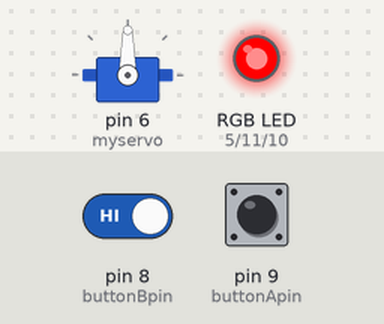
Bench run of a sketch on a simulated Arduino Uno, built with avr-gcc and run on an emulated ATmega328P. Parts: servo, an RGB LED mixed from three pins (HIGH = lit). Inputs (shaded band) come from the test bench; at power-on: pin 9 (buttonApin) HIGH, pin 8 (buttonBpin) HIGH.

Above: at 1.2 s.
1.3 s: pin 9 (buttonApin) pulled LOW for 0.15 s
At 1.75 s:
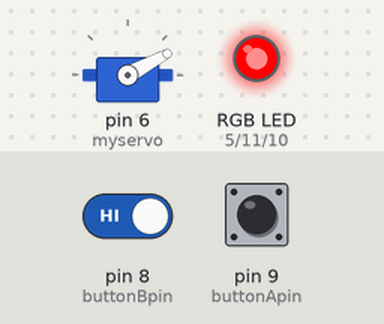
7.3 s: pin 8 (buttonBpin) driven LOW and pin 9 (buttonApin) driven LOW
At 7.48 s:
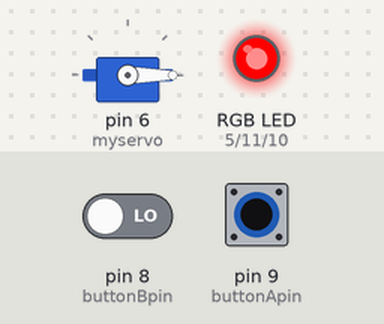
At 8.38 s:
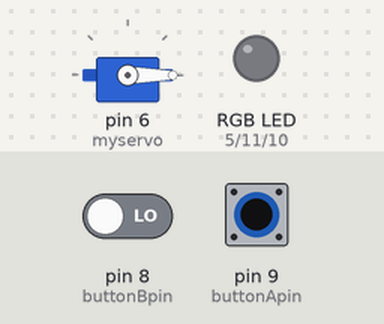
10.3 s: pin 8 (buttonBpin) driven HIGH
Timing chart, 0 to 49.8 s (numbered marks = the images above; inputs shaded):
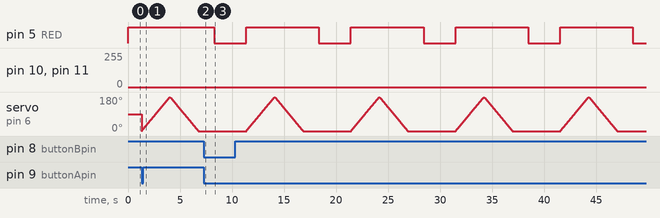

Measured:
- after the input at 7.3 s, pin 10 (BLUE): stays 0/255 (without the input it goes to 176/255 after 3.0 s)
- by itself, pin 5 (RED): alternates HIGH for 7.0 s and LOW for 3.1 s

The sketch:

manual.ino
```cpp
//www.elegoo.com
//2016.12.08
#include <Servo.h>

Servo myservo;  // create servo object to control a servo
// twelve servo objects can be created on most boards

int pos = 0;    // variable to store the servo position
int ledPin = 5;
int buttonApin = 9;
int buttonBpin = 8;
#define BLUE 10
#define GREEN 11
#define RED 5
 #define delayTime 6 // fading time between colors
byte leds = 0;

void setup()
{
    Serial.begin(9600);
  myservo.attach(6);  // attaches the servo on pin 9 to the servo object
  pinMode(ledPin, OUTPUT);
  pinMode(buttonApin, INPUT_PULLUP);
  pinMode(buttonBpin, INPUT_PULLUP);
  pinMode(RED, OUTPUT);
pinMode(GREEN, OUTPUT);
pinMode(BLUE, OUTPUT);
digitalWrite(RED, HIGH);
digitalWrite(GREEN, LOW);
digitalWrite(BLUE, LOW);
}

void loop()
{
  // define variables
int redValue;
int greenValue;
int blueValue;

  if (digitalRead(buttonApin) == LOW)
  {

 for (pos = 0; pos <= 180; pos += 1) { // goes from 0 degrees to 180 degrees
    // in steps of 1 degree
    myservo.write(pos);              // tell servo to go to position in variable 'pos'
    delay(15);                       // waits 15ms for the servo to reach the position
  }
  for (pos = 180; pos >= 0; pos -= 1) { // goes from 180 degrees to 0 degrees
    myservo.write(pos);              // tell servo to go to position in variable 'pos'
    delay(15);                       // waits 15ms for the servo to reach the position
  }
redValue = 255; // choose a value between 1 and 255 to change the color.
greenValue = 0;
blueValue = 0;

// this is unnecessary as we've either turned on RED in SETUP
// or in the previous loop ... regardless, this turns RED off
// analogWrite(RED, 0);
// delay(1000);

for(int i = 0; i < 255; i += 1) // fades out red bring green full when i=255
{
redValue -= 1;
greenValue += 1;
// The following was reversed, counting in the wrong directions
// analogWrite(RED, 255 - redValue);
// analogWrite(GREEN, 255 - greenValue);
analogWrite(RED, redValue);
analogWrite(GREEN, greenValue);
delay(delayTime);
}

redValue = 0;
greenValue = 255;
blueValue = 0;

for(int i = 0; i < 255; i += 1) // fades out green bring blue full when i=255
{
greenValue -= 1;
blueValue += 1;
// The following was reversed, counting in the wrong directions
// analogWrite(GREEN, 255 - greenValue);
// analogWrite(BLUE, 255 - blueValue);
analogWrite(GREEN, greenValue);
analogWrite(BLUE, blueValue);
delay(delayTime);
}

redValue = 0;
greenValue = 0;
blueValue = 255;

for(int i = 0; i < 255; i += 1) // fades out blue bring red full when i=255
{
// The following code has been rearranged to match the other two similar sections
blueValue -= 1;
redValue += 1;
// The following was reversed, counting in the wrong directions
// analogWrite(BLUE, 255 - blueValue);
// analogWrite(RED, 255 - redValue);
analogWrite(BLUE, blueValue);
analogWrite(RED, redValue);
delay(delayTime);
}
}


  if (digitalRead(buttonBpin) == LOW)
  {
    digitalWrite(ledPin, LOW);
  }
}


                
```
